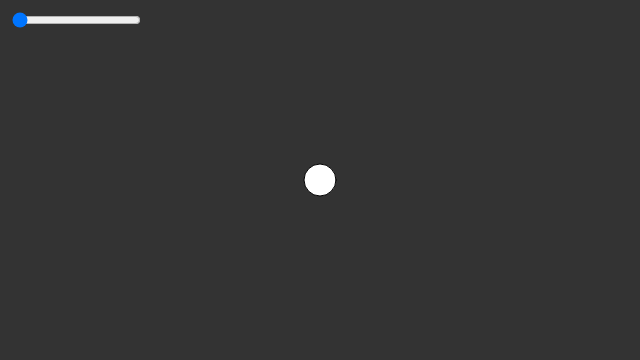
Frame 1 (no input)
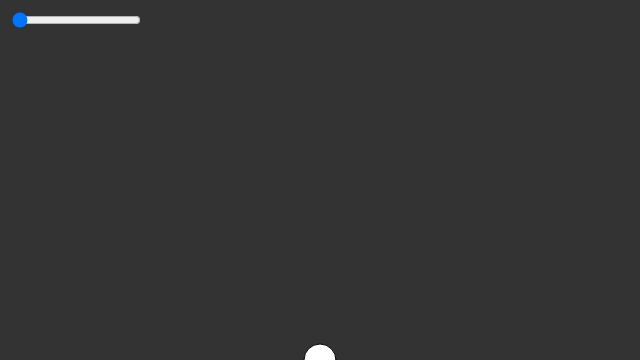
Frame 60 (no input)
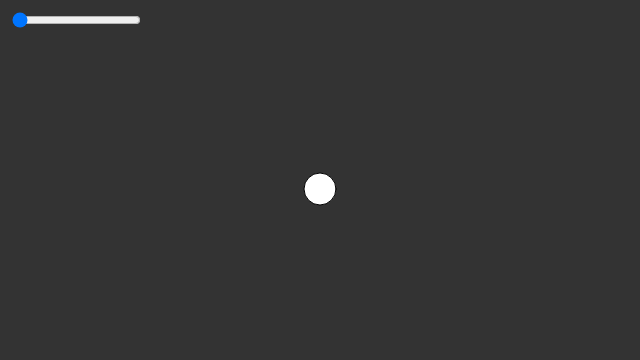
Frame 120 (the mouse pressed at the canvas centre since frame 60)

The p5.js sketch that drew these frames (run headless with seeded random() and noise() and a simulated clock; from frame 60 on, the mouse is pressed at the canvas centre):

// p5.js sketch
// ── sketch.js
var particle;
var gravity;
var wind;
var slider;

function setup() {
  createCanvas(640, 360);
  particle = new Particle();
  gravity = createVector(0, 0.9);
  slider = createSlider(0, 100, 0);
  slider.position(10, 10);
}

function draw() {
  wind = createVector(random(-(slider.value()/10), slider.value()/10), 0);
  background(51);
  particle.update();
  particle.edges();
  particle.applyForce(wind);
  particle.applyForce(gravity);
  particle.render();
}
// ── particle.js
function Particle() {
  this.pos = createVector(width/2, height/2);
  this.vel = createVector(0, 0);
  this.acc = createVector(0, 0);
  
  this.update = function(){
    this.vel.add(this.acc);
    this.pos.add(this.vel);
    this.acc.mult(0);
  }
  
  this.edges = function(){
    if(this.pos.y > height){
      this.vel.y *= -1;
      this.pos.y = height;
    }
    if(this.pos.x > width){
      this.vel.x *= -1;
      this.pos.x = width;
    }
    else if(this.pos.x < 0){
      this.vel.x *= -1;
      this.pos.x = 0;
    }
  }
  
  this.render = function(){
    fill(255);
    ellipse(this.pos.x, this.pos.y, 32, 32);
  }
  
  this.applyForce = function(force){
    this.acc.add(force);
  }
}
